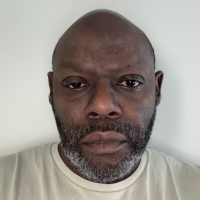
#> input picture input/image_200x200.png, 200 x 200 px
$ python opencv_operations.py   (older library calls are emulated)
#> lines starting #> are read from the running program, lines starting #| are printed output that depends on the picture; after the words box and inside, x2 and y2 are one past the last pixel; in counts of white or black regions, pixels touching at a corner belong together
"""Run the required OpenCV operations on the 200x200 image and export images plus matrices."""

from pathlib import Path

import cv2
import matplotlib
import numpy as np
import pandas as pd

matplotlib.use("Agg")
import matplotlib.pyplot as plt  # noqa: E402  (backend must be set before pyplot import)

ROOT = Path(__file__).resolve().parent.parent
INPUT_IMAGE = ROOT / "input" / "image_200x200.png"
IMAGE_DIR = ROOT / "output_images"
CSV_DIR = ROOT / "csv_full_image"

MEAN_KERNEL = np.ones((3, 3), np.float32) / 9.0
GAUSSIAN_KERNEL = np.array([[1, 2, 1], [2, 4, 2], [1, 2, 1]], np.float32) / 16.0
MORPH_KERNEL = np.ones((3, 3), np.uint8)

# Every 2D result is kept so the change-magnitude analysis can compare them to the source.
RESULTS: dict[str, np.ndarray] = {}


def load_image() -> np.ndarray:
    image = cv2.imread(str(INPUT_IMAGE), cv2.IMREAD_COLOR)
#> image is the input picture: shape (200, 200, 3); mean B, G, R 142.8, 149.1, 155.6
    if image is None:
        raise FileNotFoundError(f"Could not read {INPUT_IMAGE}. Run prepare_image.py first.")
    if image.shape[:2] != (200, 200):
        raise ValueError(f"Working image is {image.shape[:2]}, expected (200, 200).")
    return image


def save_matrix(matrix: np.ndarray, name: str) -> None:
    frame = pd.DataFrame(matrix)
    if np.issubdtype(matrix.dtype, np.floating):
        frame = frame.round(4)
    frame.to_csv(CSV_DIR / f"{name}.csv", index=False, header=False)


def save_image(image: np.ndarray, name: str) -> None:
    cv2.imwrite(str(IMAGE_DIR / f"{name}.png"), image)


def save_result(image: np.ndarray, name: str) -> None:
    save_image(image, name)
    save_matrix(image, f"{name}_matrix")
    RESULTS[name] = image


def save_signed_result(matrix: np.ndarray, name: str) -> None:
    """Keep signed gradient values in the CSV, but scale to 0-255 for the PNG preview."""
    save_matrix(matrix, f"{name}_matrix")
    preview = cv2.normalize(matrix, None, 0, 255, cv2.NORM_MINMAX).astype(np.uint8)
    save_image(preview, name)


def write_metadata(image: np.ndarray, gray: np.ndarray) -> None:
    height, width, channels = image.shape
#> height = 200; width = 200; channels = 3
    rows = [
        ("width", width),
        ("height", height),
        ("channels", channels),
        ("shape", f"{image.shape}"),
        ("dtype", str(image.dtype)),
        # OpenCV's imread returns channels in BGR order, not RGB.
        ("channel_order", "BGR"),
        ("min_pixel_value", int(image.min())),
        ("max_pixel_value", int(image.max())),
        ("mean_pixel_value", round(float(image.mean()), 4)),
        ("std_pixel_value", round(float(image.std()), 4)),
        ("gray_min_pixel_value", int(gray.min())),
        ("gray_max_pixel_value", int(gray.max())),
        ("gray_mean_pixel_value", round(float(gray.mean()), 4)),
        ("gray_std_pixel_value", round(float(gray.std()), 4)),
    ]
#> rows = 14 items, first 6: ('width', 200), ('height', 200), ('channels', 3), ('shape', '(200, 200, 3)'), ('dtype', 'uint8'), ('channel_order', 'BGR')
    pd.DataFrame(rows, columns=["property", "value"]).to_csv(
        CSV_DIR / "image_metadata.csv", index=False
    )


def save_histogram(gray: np.ndarray, name: str, title: str) -> None:
    counts = cv2.calcHist([gray], [0], None, [256], [0, 256]).flatten().astype(int)
    pd.DataFrame({"intensity": np.arange(256), "count": counts}).to_csv(
        CSV_DIR / f"{name}.csv", index=False
    )
    plt.figure(figsize=(4.5, 2.8))
    plt.bar(np.arange(256), counts, width=1.0, color="#444444")
    plt.title(title, fontsize=9)
    plt.xlabel("Intensity", fontsize=8)
    plt.ylabel("Pixel count", fontsize=8)
    plt.tick_params(labelsize=7)
    plt.tight_layout()
    plt.savefig(IMAGE_DIR / f"{name}.png", dpi=150)
    plt.close()


def color_and_intensity(image: np.ndarray, gray: np.ndarray) -> np.ndarray:
    blue, green, red = cv2.split(image)
    save_matrix(gray, "image_gray_200x200")
#> in save_matrix, `frame = pd.DataFrame(matrix)`: frame = table of 200 rows and 200 columns
    save_matrix(blue, "image_blue_200x200")
    save_matrix(green, "image_green_200x200")
    save_matrix(red, "image_red_200x200")
    save_image(gray, "grayscale")
    save_image(blue, "channel_blue")
    save_image(green, "channel_green")
    save_image(red, "channel_red")

    merged = cv2.merge([blue, green, red])
    save_image(merged, "merged_color")
    if not np.array_equal(merged, image):
        raise ValueError("Merged image does not match the original; channel order may be wrong.")

    save_result(cv2.bitwise_not(gray), "negative")
    save_result(np.clip(gray.astype(np.int16) + 40, 0, 255).astype(np.uint8), "brightness_plus40")
    save_result(cv2.convertScaleAbs(gray, alpha=1.25, beta=0), "contrast_1_25")

    _, binary = cv2.threshold(gray, 127, 255, cv2.THRESH_BINARY)
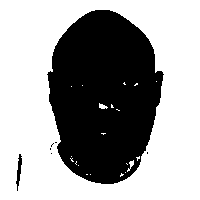
#> binary: shape (200, 200); 62% white; 7 black regions (5 under 20 px), largest, box (x1, y1, x2, y2) and area: (47, 10, 164, 184) 15083, (16, 154, 22, 191) 105
    save_result(binary, "threshold")

    equalized = cv2.equalizeHist(gray)
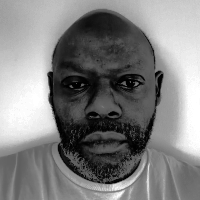
#> equalized: shape (200, 200); min 0, max 255, mean 128.7
    save_result(equalized, "histogram_equalized")
    save_histogram(gray, "histogram_original", "Original grayscale histogram")
#> in save_histogram, `counts = cv2.calcHist([gray], [0], None, [256], [0, 256]).flatten().as..`: counts = 256 values, max 995 at index 222, min 0 at index 0, mean 156.2
#> in save_histogram, `plt.savefig(IMAGE_DIR / f"{name}.png", dpi=150)`:
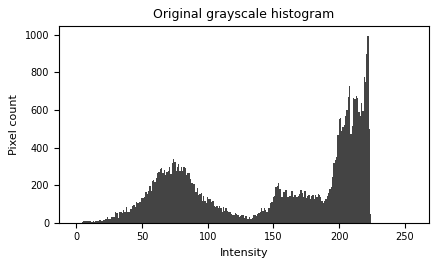
#> figure drawn by matplotlib, 1 panel; tallest bar 995 high, from x = 221.5 to 222.5
    save_histogram(equalized, "histogram_equalized_plot", "Equalized grayscale histogram")
    return binary


def geometric(gray: np.ndarray) -> None:
    save_result(gray[50:150, 50:150], "center_crop_100x100")
#> in save_image (call 11), `cv2.imwrite(str(IMAGE_DIR / f"{name}.png"), image)`:
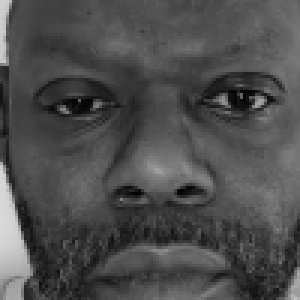
#> saved as center_crop_100x100.png: shape (100, 100) (shown 3 times larger); min 2, max 217, mean 77.4
    save_result(cv2.flip(gray, 1), "flip_horizontal")
#> in save_image (call 12), `cv2.imwrite(str(IMAGE_DIR / f"{name}.png"), image)`:
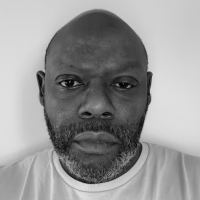
#> saved as flip_horizontal.png: shape (200, 200); min 2, max 224, mean 150.3
    save_result(cv2.flip(gray, 0), "flip_vertical")
    save_result(cv2.rotate(gray, cv2.ROTATE_90_CLOCKWISE), "rotate_90")

    center = (gray.shape[1] / 2, gray.shape[0] / 2)
#> center = (100, 100)
    matrix = cv2.getRotationMatrix2D(center, 30, 1.0)
    save_result(cv2.warpAffine(gray, matrix, (gray.shape[1], gray.shape[0])), "rotate_30")

    small = cv2.resize(gray, (100, 100), interpolation=cv2.INTER_AREA)
    save_result(small, "resized_100x100")

    nearest = cv2.resize(small, (200, 200), interpolation=cv2.INTER_NEAREST)
    bilinear = cv2.resize(small, (200, 200), interpolation=cv2.INTER_LINEAR)
    save_result(nearest, "upscaled_nearest")
    save_result(bilinear, "upscaled_bilinear")

    rows = []
    for label, result in [("nearest_neighbor", nearest), ("bilinear", bilinear)]:
        difference = result.astype(np.int16) - gray.astype(np.int16)
        rows.append(
            {
                "method": label,
                "mean_abs_difference": round(float(np.abs(difference).mean()), 4),
                "max_abs_difference": int(np.abs(difference).max()),
                "std_of_result": round(float(result.std()), 4),
                "unique_values": int(np.unique(result).size),
            }
        )
#> this loop made 2 passes
#> after the loop, rows = 2 items
    pd.DataFrame(rows).to_csv(CSV_DIR / "interpolation_comparison.csv", index=False)


def spatial_filtering(gray: np.ndarray) -> None:
    save_result(cv2.filter2D(gray, -1, MEAN_KERNEL), "filter_mean_3x3")
    gaussian = cv2.filter2D(gray, -1, GAUSSIAN_KERNEL)
    save_result(gaussian, "filter_gaussian_3x3")
    # Also emitted under the name used in the assignment's required repository structure.
    save_result(gaussian, "gaussian_blur")
    save_result(cv2.medianBlur(gray, 3), "filter_median_3x3")


def edge_detection(gray: np.ndarray) -> None:
    # CV_64F keeps the negative gradient values that an unsigned 8-bit matrix would clip to zero.
    sobel_x = cv2.Sobel(gray, cv2.CV_64F, 1, 0, ksize=3)
    sobel_y = cv2.Sobel(gray, cv2.CV_64F, 0, 1, ksize=3)
    save_signed_result(sobel_x, "sobel_x")
    save_signed_result(sobel_y, "sobel_y")
    save_signed_result(np.sqrt(sobel_x**2 + sobel_y**2), "sobel_magnitude")
    save_signed_result(cv2.Laplacian(gray, cv2.CV_64F), "laplacian")
    save_result(cv2.Canny(gray, 100, 200), "canny")


def morphology(binary: np.ndarray) -> None:
    save_result(cv2.erode(binary, MORPH_KERNEL), "morph_erosion")
    save_result(cv2.dilate(binary, MORPH_KERNEL), "morph_dilation")
    save_result(cv2.morphologyEx(binary, cv2.MORPH_OPEN, MORPH_KERNEL), "morph_opening")
    save_result(cv2.morphologyEx(binary, cv2.MORPH_CLOSE, MORPH_KERNEL), "morph_closing")


def contour_analysis(image: np.ndarray, binary: np.ndarray) -> None:
    # RETR_LIST keeps interior boundaries: the white region touches every border, so
    # RETR_EXTERNAL alone would return only a contour tracing the image frame.
    contours, _ = cv2.findContours(binary, cv2.RETR_LIST, cv2.CHAIN_APPROX_SIMPLE)
#> contours = 30 contours, 26 with area under 20; largest, box (x1, y1, x2, y2) and area: (0, 0, 200, 200) 39601, (46, 9, 165, 185) 15436, (15, 153, 23, 192) 142, (99, 103, 108, 109) 22
    if not contours:
        pd.DataFrame().to_csv(CSV_DIR / "contour_measurements.csv", index=False)
        return

    mask = np.zeros(binary.shape, np.uint8)
#> mask: shape (200, 200); every value is 0
    cv2.drawContours(mask, contours, -1, 255, thickness=cv2.FILLED)
    save_result(mask, "contour_mask")

    outlined = image.copy()
    cv2.drawContours(outlined, contours, -1, (0, 0, 255), 1)
#> outlined: shape (200, 200, 3); 3.64% of pixels changed, all inside (x1, y1, x2, y2) = (0, 0, 200, 200)
    save_image(outlined, "contours_drawn")

    frame_area = (binary.shape[0] - 1) * (binary.shape[1] - 1)
#> frame_area = 39601
    candidates = [
        i for i, c in enumerate(contours) if cv2.contourArea(c) < frame_area
    ]
#> candidates = 29 values from 0 to 28
    largest = max(candidates or range(len(contours)), key=lambda i: cv2.contourArea(contours[i]))
#> largest = 28

    rows = []
    for index, contour in enumerate(contours):
        x, y, width, height = cv2.boundingRect(contour)
        moments = cv2.moments(contour)
        has_centroid = moments["m00"] != 0
        rows.append(
            {
                "contour_id": index,
                "area": round(cv2.contourArea(contour), 4),
                "perimeter": round(cv2.arcLength(contour, True), 4),
                "bbox_x": x,
                "bbox_y": y,
                "bbox_width": width,
                "bbox_height": height,
                "centroid_x": round(moments["m10"] / moments["m00"], 4) if has_centroid else "",
                "centroid_y": round(moments["m01"] / moments["m00"], 4) if has_centroid else "",
                "points": len(contour),
                "is_image_frame": cv2.contourArea(contour) >= frame_area,
                "is_largest": index == largest,
            }
        )
#> this loop made 30 passes
#> (x, y, width, height, has_centroid) on passes 1, 3, 4, 5, 7, 8, 9, 10, 11, 12, 14, 15: (90, 174, 1, 1, False), (120, 173, 4, 4, True), (125, 172, 1, 1, False), (78, 165, 1, 1, False), (75, 161, 2, 4, False), (127, 160, 7, 12, True), (70, 158, 4, 4, True), (136, 156, 4, 5, True), (71, 156, 1, 1, False), (15, 153, 8, 39, True), (146, 151, 3, 4, True), (49, 147, 3, 4, True)
#> (contour, x, y, width, height, has_centroid) on passes 2, 6, 13, 17, 18, 30: ([[86, 174], [87, 174]], 86, 174, 2, 1, False), ([[126, 163], [127, 164]], 126, 163, 2, 2, False), ([[50, 153], [51, 152], [52, 153], [51, 154]], 50, 152, 3, 3, True), ([[51, 144], [52, 143], [53, 144], [52, 145]], 51, 143, 3, 3, True), ([[52, 143], [53, 142], [54, 143], [53, 144]], 52, 142, 3, 3, True), ([[0, 0], [0, 199], [199, 199], [199, 0]], 0, 0, 200, 200, True)
#> after the loop, rows = 30 items
    pd.DataFrame(rows).to_csv(CSV_DIR / "contour_measurements.csv", index=False)
    print(f"contours: {len(contours)} found, largest (excluding frame) is id {largest}")
#| contours: 30 found, largest (excluding frame) is id 28


def measure_change(gray: np.ndarray) -> None:
    """Rank operations by how far their output moves from the source grayscale image."""
    rows = []
    for name, result in RESULTS.items():
        if result.shape != gray.shape or result.dtype != gray.dtype:
            continue
        difference = np.abs(result.astype(float) - gray.astype(float))
        rows.append(
            {
                "operation": name,
                "mean_abs_change": round(float(difference.mean()), 4),
                "max_abs_change": int(difference.max()),
                "rmse": round(float(np.sqrt((difference**2).mean())), 4),
                "percent_pixels_changed": round(100.0 * float((difference > 0).mean()), 2),
            }
        )
#> this loop made 23 passes
#> name on passes 1 to 12: 'negative', 'brightness_plus40', 'contrast_1_25', 'threshold', 'histogram_equalized', 'center_crop_100x100', 'flip_horizontal', 'flip_vertical', 'rotate_90', 'rotate_30', 'resized_100x100', 'upscaled_nearest'
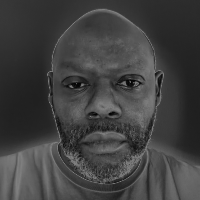
#> difference: shape (200, 200) float64; min 2, max 127, mean 64.3
#> after the loop, rows = 21 items
    frame = pd.DataFrame(rows).sort_values("mean_abs_change", ascending=False)
#> frame = table of 21 rows and 5 columns
    frame.to_csv(CSV_DIR / "operation_change_magnitude.csv", index=False)
    print(f"largest mean change: {frame.iloc[0]['operation']} ({frame.iloc[0]['mean_abs_change']})")
#| largest mean change: canny (152.6108)


def measure_noise_reduction(gray: np.ndarray) -> None:
    """Add known noise, filter it, and measure which filter recovers the original best."""
    rng = np.random.default_rng(0)

    salt_pepper = gray.copy()
    mask = rng.random(gray.shape)
    salt_pepper[mask < 0.025] = 0
    salt_pepper[mask > 0.975] = 255

    gaussian_noise = np.clip(
        gray.astype(float) + rng.normal(0, 15, gray.shape), 0, 255
    ).astype(np.uint8)
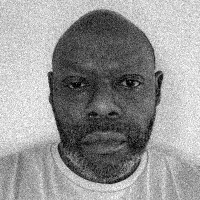
#> gaussian_noise: shape (200, 200); min 0, max 255, mean 149.7

    filters = {
        "none (noisy input)": lambda img: img,
        "mean 3x3": lambda img: cv2.filter2D(img, -1, MEAN_KERNEL),
        "gaussian 3x3": lambda img: cv2.filter2D(img, -1, GAUSSIAN_KERNEL),
        "median 3x3": lambda img: cv2.medianBlur(img, 3),
    }

    rows = []
    for noise_name, noisy in [
        ("salt and pepper (5%)", salt_pepper),
        ("gaussian (sigma 15)", gaussian_noise),
    ]:
        save_image(noisy, f"noise_{noise_name.split()[0]}")
        baseline = float(np.abs(noisy.astype(float) - gray.astype(float)).mean())
        for filter_name, apply in filters.items():
            restored = apply(noisy)
            error = np.abs(restored.astype(float) - gray.astype(float))
            mae = float(error.mean())
            rows.append(
                {
                    "noise_type": noise_name,
                    "filter": filter_name,
                    "mae_vs_original": round(mae, 4),
                    "rmse_vs_original": round(float(np.sqrt((error**2).mean())), 4),
                    "percent_error_removed": round(100.0 * (baseline - mae) / baseline, 2),
                }
            )
#> this loop made 2 passes
#> (noise_name, baseline) on passes 1 to 2: ('salt and pepper (5%)', 6.41), ('gaussian (sigma 15)', 11.93)
#> after the loop, rows = 8 items
    pd.DataFrame(rows).to_csv(CSV_DIR / "noise_reduction_comparison.csv", index=False)
    print("noise reduction comparison written")


def main() -> None:
    IMAGE_DIR.mkdir(exist_ok=True)
    CSV_DIR.mkdir(exist_ok=True)

    image = load_image()
    gray = cv2.cvtColor(image, cv2.COLOR_BGR2GRAY)
    write_metadata(image, gray)

    binary = color_and_intensity(image, gray)
    geometric(gray)
    spatial_filtering(gray)
    edge_detection(gray)
    morphology(binary)
    contour_analysis(image, binary)
    measure_change(gray)
    measure_noise_reduction(gray)
    print(f"Wrote outputs to {IMAGE_DIR} and matrices to {CSV_DIR}")


if __name__ == "__main__":
    main()
